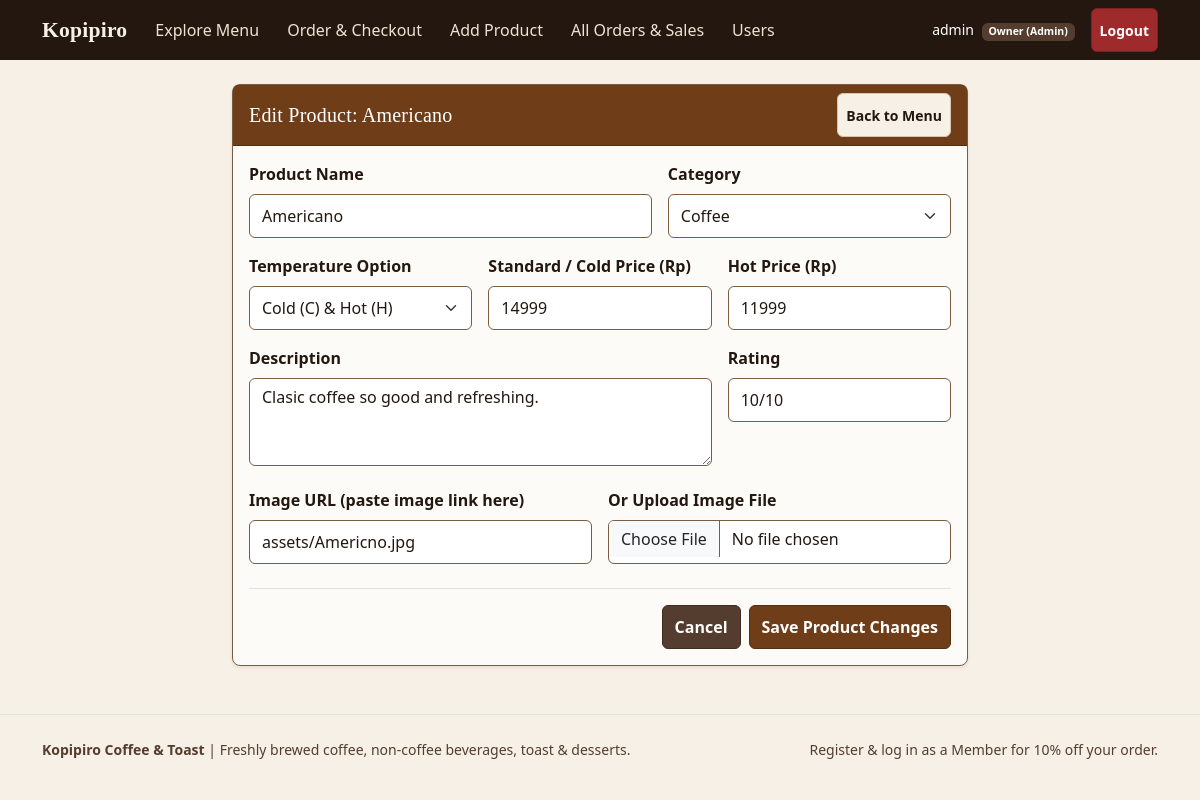
The page /edit_product.php?id=1 (signed in) on the database its author committed.
### tables this page shows
CREATE TABLE `product` (
    `id` INT AUTO_INCREMENT PRIMARY KEY,
    `category_id` INT NOT NULL DEFAULT 1,
    `name` VARCHAR(120) NOT NULL,
    `category` VARCHAR(50) NOT NULL DEFAULT 'Coffee',
    `temp_type` ENUM('both', 'cold_only', 'hot_only', 'none') NOT NULL DEFAULT 'none',
    `price` INT NOT NULL DEFAULT 0,
    `price_cold` INT DEFAULT NULL,
    `price_hot` INT DEFAULT NULL,
    `description` TEXT DEFAULT NULL,
    `rating` VARCHAR(60) DEFAULT NULL,
    `url_image` VARCHAR(255) NOT NULL DEFAULT '',
    `image` VARCHAR(255) DEFAULT NULL,
    `is_active` TINYINT(1) NOT NULL DEFAULT 1,
    `created_at` TIMESTAMP DEFAULT CURRENT_TIMESTAMP,
    INDEX `idx_product_category` (`category`)
);

### edit_product.php (the view, shortened to what this page needs)
<?php
include 'config.php';
$id = isset($_GET['id']) ? (int)$_GET['id'] : (int)($_POST['id'] ?? 0);
$stmt = mysqli_prepare($conn, "SELECT * FROM product WHERE id = ?");
mysqli_stmt_bind_param($stmt, "i", $id);
mysqli_stmt_execute($stmt);
$product = mysqli_fetch_assoc(mysqli_stmt_get_result($stmt));
?>
<!DOCTYPE html>
<html lang="en">
<head>
    <link href="https://cdn.jsdelivr.net/npm/bootstrap@5.3.0/dist/css/bootstrap.min.css" rel="stylesheet">
    <link href="style.css" rel="stylesheet">
</head>
<body>
    <?php include 'navbar.php'; ?>
    <main id="main-content" class="container mt-4">
        <div class="row justify-content-center">
            <div class="col-12 col-lg-8">
                <div class="card shadow-sm">
                    <div class="card-header bg-primary text-white d-flex justify-content-between align-items-center">
                        <h1 class="h5 mb-0">Edit Product: <?= htmlspecialchars($product['name']) ?></h1>
                        <a href="index.php" class="btn btn-light btn-sm text-dark">Back to Menu</a>
                    </div>
                    <div class="card-body">
                        <form method="POST" action="edit_product.php?id=<?= $id ?>" enctype="multipart/form-data">
                            <div class="row g-3">
                                <div class="col-12 col-md-7">
                                    <label for="name" class="form-label fw-semibold">Product Name</label>
                                    <input type="text" class="form-control" id="name" name="name" value="<?= htmlspecialchars($product['name']) ?>" required>
                                </div>
                                <div class="col-12 col-md-5">
                                    <label for="category" class="form-label fw-semibold">Category</label>
                                    <select class="form-select" id="category" name="category" required>
                                        <?php
                                        $cats = ['Coffee', 'Non-Coffee', 'Toast', 'Dessert', 'Add-ons: Milk', 'Add-ons: Syrup', 'Add-ons: Shots'];
                                        foreach ($cats as $c):
                                        ?>
                                            <option value="<?= htmlspecialchars($c) ?>" <?= $product['category'] === $c ? 'selected' : '' ?>><?= htmlspecialchars($c) ?></option>
                                        <?php endforeach; ?>
                                    </select>
                                </div>
                                <div class="col-12 col-md-4">
                                    <label for="temp_type" class="form-label fw-semibold">Temperature Option</label>
                                    <select class="form-select" id="temp_type" name="temp_type">
                                        <option value="both" <?= $product['temp_type'] === 'both' ? 'selected' : '' ?>>Cold (C) &amp; Hot (H)</option>
                                    </select>
                                </div>
                                <div class="col-12 col-md-4">
                                    <label for="price_cold" class="form-label fw-semibold">Standard / Cold Price (Rp)</label>
                                    <input type="number" class="form-control" id="price_cold" name="price_cold" value="<?= (int)($product['price_cold'] ?? $product['price']) ?>" min="0" required>
                                </div>
                                <div class="col-12 col-md-4">
                                    <label for="price_hot" class="form-label fw-semibold">Hot Price (Rp)</label>
                                    <input type="number" class="form-control" id="price_hot" name="price_hot" value="<?= $product['price_hot'] !== null ? (int)$product['price_hot'] : '' ?>" min="0" placeholder="Optional">
                                </div>
                                <div class="col-12 col-md-8">
                                    <label for="description" class="form-label fw-semibold">Description</label>
                                    <textarea class="form-control" id="description" name="description" rows="2"><?= htmlspecialchars((string)$product['description']) ?></textarea>
                                </div>
                                <div class="col-12 col-md-4">
                                    <label for="rating" class="form-label fw-semibold">Rating</label>
                                    <input type="text" class="form-control" id="rating" name="rating" value="<?= htmlspecialchars((string)$product['rating']) ?>">
                                </div>
                                <div class="col-12 col-md-6">
                                    <label for="url_image" class="form-label fw-semibold">Image URL (paste image link here)</label>
                                    <input type="text" class="form-control" id="url_image" name="url_image" value="<?= htmlspecialchars((string)$product['url_image']) ?>" placeholder="Leave blank or paste image URL">
                                </div>
                                <div class="col-12 col-md-6">
                                    <label for="image_file" class="form-label fw-semibold">Or Upload Image File</label>
                                    <input type="file" class="form-control" id="image_file" name="image_file" accept=".jpg,.jpeg,.png,.webp,.gif">
                                </div>
                            </div>
                            <div class="d-flex justify-content-end gap-2 mt-4 pt-3 border-top">
                                <a href="index.php" class="btn btn-secondary">Cancel</a>
                                <button type="submit" name="update_product" class="btn btn-primary">Save Product Changes</button>
                            </div>
                        </form>
                    </div>
                </div>
            </div>
        </div>
    </main>
    <?php include 'footer.php'; ?>
</body>
</html>

### style.css (style rules this page uses)
:root { --kp-bg: #f6f0e6; --kp-surface: #fdfbf7; --kp-surface-alt: #ede3d2; --kp-text: #231710; --kp-text-muted: #543d2e; --kp-border: #7a5c43; --kp-espresso: #231710; --kp-primary: #6f3e18; --kp-primary-hover: #562f11; --kp-success: #2d5a27; --kp-danger: #9e2a2b; --kp-focus: #6f3e18; }
*, *::before, *::after { box-sizing: border-box; }
html, body { overflow-x: hidden; background-color: var(--kp-bg) !important; color: var(--kp-text) !important; font-family: system-ui, -apple-system, "Segoe UI", Roboto, "Helvetica Neue", Arial, sans-serif; font-size: clamp(0.95rem, 0.9rem + 0.2vw, 1rem); line-height: 1.5; }
h1, h2, h3, .h3, .h4, .h5, .navbar-brand { font-family: Georgia, "Times New Roman", Times, serif; letter-spacing: 0.01em; }
a[href], button, summary, select, label[for], input[type="checkbox"], input[type="radio"], [role="button"], [role="tab"], [role="switch"] { cursor: pointer; }
.btn, .form-control, .form-select, .nav-link { min-height: 44px; display: inline-flex; align-items: center; }
textarea.form-control { min-height: 88px; }
.btn { justify-content: center; font-weight: 600; border-radius: 0.375rem; }
.btn-primary, .bg-primary { background-color: var(--kp-primary) !important; border-color: var(--kp-primary-hover) !important; color: #ffffff !important; }
.btn-secondary, .bg-secondary { background-color: #543d2e !important; border-color: #3e2c20 !important; color: #ffffff !important; }
.btn-light { background-color: #f6f0e6 !important; border-color: #d6c5b0 !important; color: #231710 !important; }
.card { background-color: var(--kp-surface); color: var(--kp-text); border: 1.5px solid var(--kp-border); border-radius: 0.5rem; }
.card-header { border-bottom: 1.5px solid var(--kp-border); }
.form-control, .form-select { background-color: #ffffff; color: var(--kp-text); border: 1.5px solid var(--kp-border); }
.form-control::placeholder { color: var(--kp-text-muted); opacity: 0.85; }

### rows shown on the page
product: name "Americano", category "Coffee", temp_type "Cold (C) & Hot (H)", price_cold "14999", price_hot "11999", description "Clasic coffee so good and refreshing.", rating "10/10", url_image "assets/Americno.jpg"

### other values the page prints
$_SESSION['username'] "admin"
$role_display "Owner (Admin)"
